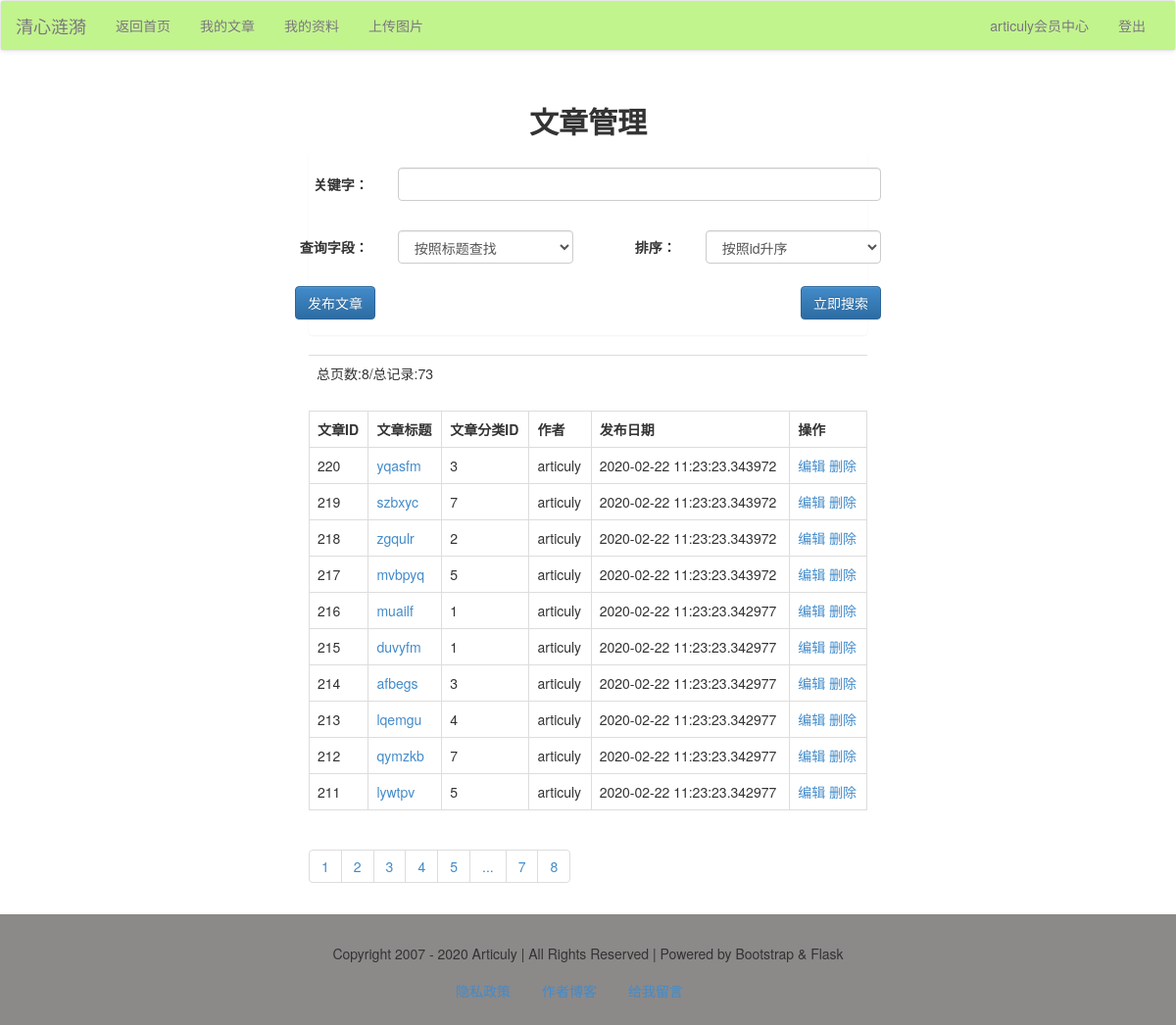
Before: /member/article/list/ (signed in) with the older database file.
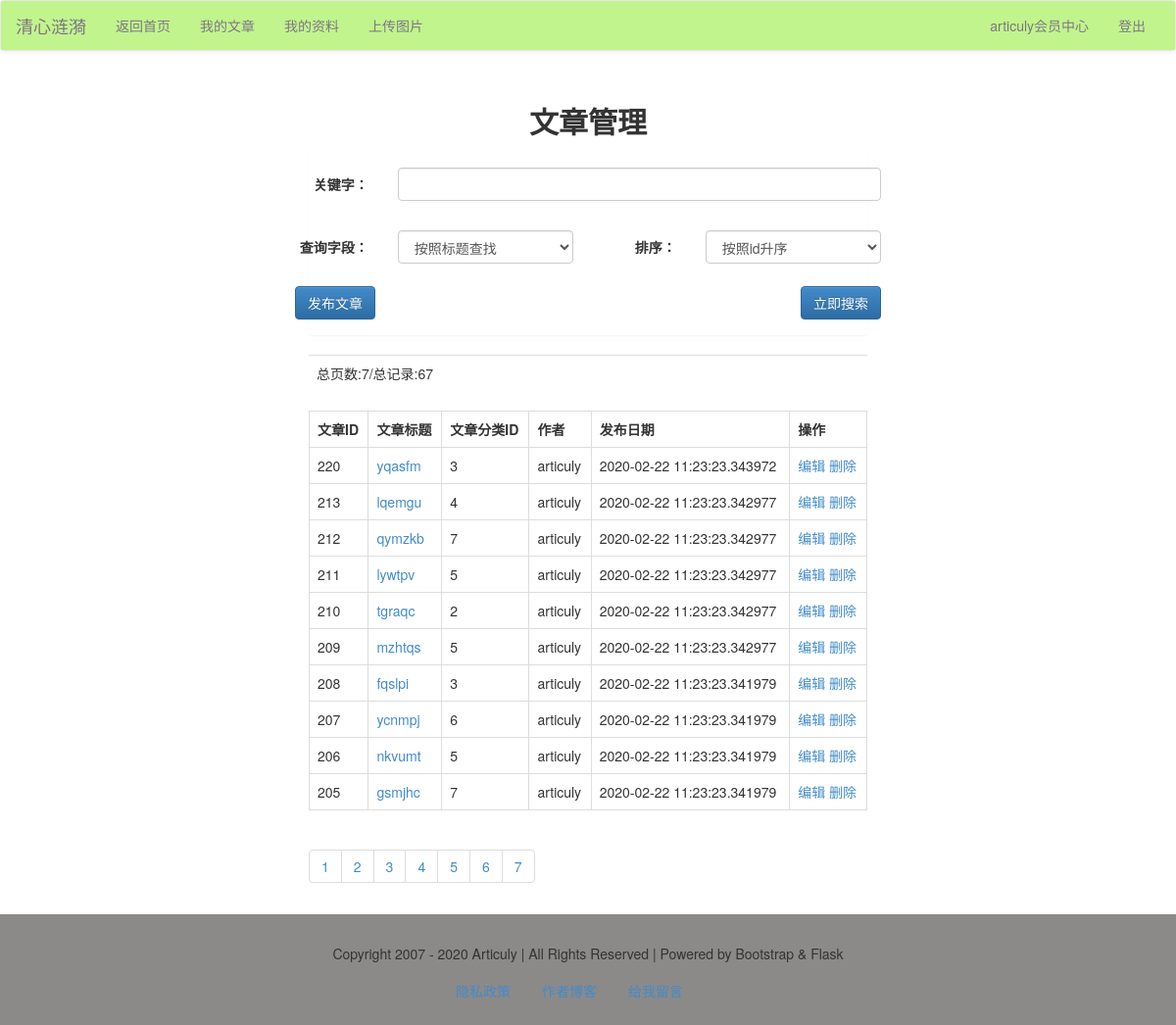
After: the same page with the newer database file.
### models.py (models this page shows)
class Article(db.Model):
    id = db.Column(db.Integer, primary_key=True)
    title = db.Column(db.String)
    thumb = db.Column(db.String)
    intro = db.Column(db.String)
    author = db.Column(db.String)
    content = db.Column(db.Text)
    is_recommend = db.Column(db.Integer)
    pubdate = db.Column(db.DateTime, default=datetime.now)
    cate_id = db.Column(db.Integer, db.ForeignKey('category.cate_id'))
    comment = db.relationship('Comment')

### member/articles.py (the view)
@member_app.route("/article/list/", methods=['get', 'post'])
def article_list():
    form = ArticleSearchForm()
    q = request.args.get('q')
    page = request.args.get('page', 1)
    if q is not None:
        form_field = request.args.get('field')
        form_order = request.args.get('order')
        if form_field == 'title':
            condition = Article.title.like('%%%s%%' % q)
        else:
            condition = Article.content.like('%%%s%%' % q)
        if form_order == '1':
            order = Article.id.asc()
        else:
            order = Article.id.desc()
        res = Article.query.filter(Article.author == session['user']).filter(condition).order_by(order).paginate(
            int(page), 10)
        articles = res.items
        pageList = res.iter_pages()
        total = res.total
        pages = res.pages
        return render_template('member/article/article_list.html', articles=articles, pageList=pageList, total=total,
                               pages=pages, form=form, q=q, field=form_field, order=form_order)
    else:
        res = Article.query.filter(Article.author == session['user']).order_by(Article.id.desc()).paginate(
            int(page), 10)
        articles = res.items
        pageList = res.iter_pages()
        total = res.total
        pages = res.pages
        return render_template("member/article/article_list.html", articles=articles, pageList=pageList, total=total,
                               pages=pages, form=form)

### forms/article_form.py
class ArticleSearchForm(FlaskForm):
    q = StringField('关键字：',
                    validators=[DataRequired()],
                    render_kw={'class': 'form-control'})
    field = SelectField('查询字段：',
                        choices=[('title', '按照标题查找'), ('content', '按照内容查找')],
                        render_kw={'class': 'form-control'})
    order = SelectField('排序：', choices=[('1', '按照id升序'), ('2', '按照id降序')],
                        render_kw={'class': 'form-control'})

### app.py (called while the page is built)
@app.context_processor
def account():
    username = session.get('user')
    return {'username': username}

@app.context_processor
def getCateList():
    cates = Category.query.all()
    return {'cates': cates}

### libs.py (called while the page is built)
def login_required(func):
    @wraps(func)
    def decorator_nest(*args, **kwargs):
        if not 'user' in session:
            return redirect(url_for('login'))
        else:
            print(func)
            return func(*args, **kwargs)
    return decorator_nest

### member/member_app.py (called while the page is built)
@member_app.before_request
@login_required
def is_login():
    print(session['user'])

### templates/member/article/article_list.html (shortened to what the changed rows need)
{% extends "member/member_base.html" %}
{% block content %}
    <div class="container-fluid">
        <div class="row">
            <div class="main col-lg-6 col-lg-offset-3 col-md-8 col-md-offset-2 col-sm-10 col-sm-offset-1 col-xs-12">
                <h2 class="text-center"><b>文章管理</b></h2>
                <table class="table">
                    <tr>
                        <td>总页数:{{ pages }}/总记录:{{ total }}</td>
                    </tr>
                </table>
                <table class="table table-bordered">
                    <tr>
                        <th>文章ID</th>
                        <th>文章标题</th>
                        <th>文章分类ID</th>
                        <th>作者</th>
                        <th>发布日期</th>
                        <th>操作</th>
                    </tr>
                    {% for article in articles %}
                        <tr>
                            <td>{{ article.id }}</td>
                            <td>
                                <a href="{{ url_for("article_app.view", article_id=article.id) }}">{{ article.title }}</a>
                            </td>
                            <td>{{ article.cate_id }}</td>
                            <td>{{ article.author }}</td>
                            <td>{{ article.pubdate }}</td>
                            <td>
                                <a href="{{ url_for("member_app.article_edit", article_id=article.id) }}"
                                   target="_blank">编辑</a>
                                <a href="{{ url_for("member_app.article_delete", article_id=article.id) }}">删除</a>
                            </td>
                        </tr>
                    {% endfor %}
                </table>
                <ul class="pagination">
                    {% for page in pageList %}
                        {% if page!=None %}
                            {% if q==None %}
                                <li><a href="?page={{ page }}">{{ page }}</a></li>
                            {% else %}
                                <li>
                                    <a href="?page={{ page }}&q={{ q }}&field={{ field }}&order={{ order }}">{{ page }}</a>
                                </li>
                            {% endif %}
                        {% else %}
                            <li><a href="#">...</a></li>
                        {% endif %}
                    {% endfor %}
                </ul>
            </div>
        </div>
    </div>
{% endblock %}

Changed rows visible on the page:
removed Article: id "219", title "szbxyc", cate_id "7", author "articuly", pubdate "2020-02-22 11:23:23.343972"
removed Article: id "218", title "zgqulr", cate_id "2", author "articuly", pubdate "2020-02-22 11:23:23.343972"
removed Article: id "217", title "mvbpyq", cate_id "5", author "articuly", pubdate "2020-02-22 11:23:23.343972"
removed Article: id "216", title "muailf", cate_id "1", author "articuly", pubdate "2020-02-22 11:23:23.342977"
removed Article: id "215", title "duvyfm", cate_id "1", author "articuly", pubdate "2020-02-22 11:23:23.342977"
removed Article: id "214", title "afbegs", cate_id "3", author "articuly", pubdate "2020-02-22 11:23:23.342977"
now on this page (row unchanged): Article: id "210", title "tgraqc", cate_id "2", author "articuly", pubdate "2020-02-22 11:23:23.342977"
now on this page (row unchanged): Article: id "209", title "mzhtqs", cate_id "5", author "articuly", pubdate "2020-02-22 11:23:23.342977"
now on this page (row unchanged): Article: id "208", title "fqslpi", cate_id "3", author "articuly", pubdate "2020-02-22 11:23:23.341979"
now on this page (row unchanged): Article: id "207", title "ycnmpj", cate_id "6", author "articuly", pubdate "2020-02-22 11:23:23.341979"
now on this page (row unchanged): Article: id "206", title "nkvumt", cate_id "5", author "articuly", pubdate "2020-02-22 11:23:23.341979"
now on this page (row unchanged): Article: id "205", title "gsmjhc", cate_id "7", author "articuly", pubdate "2020-02-22 11:23:23.341979"
Other visible differences:
{{ pages }}: "8" → "7"
{{ total }}: "73" → "67"
new list line: "6"
list line gone: "8"
